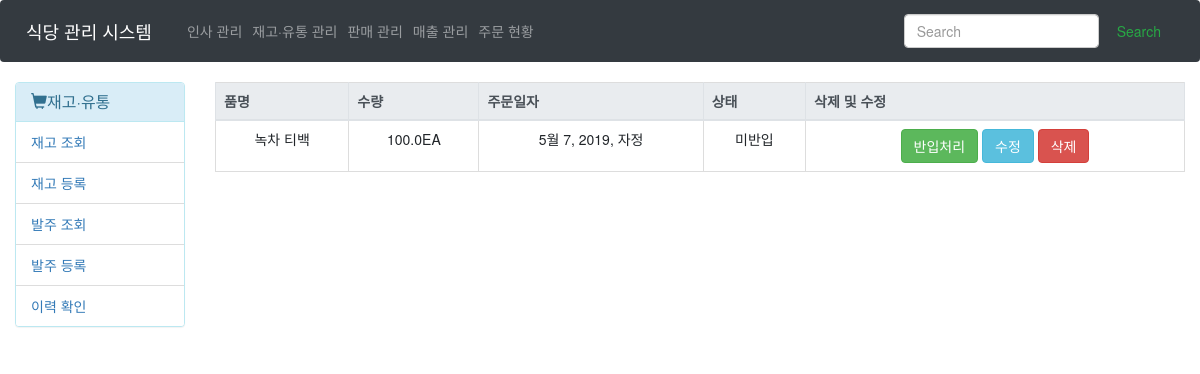
The app's page /Order/Inquiry/ with its own data.
### Main/models.py (models this page shows)
class Order(models.Model):
    o_name = models.CharField(max_length=30, verbose_name="품명")
    o_count = models.FloatField(verbose_name="수량")
    o_unit = models.CharField(max_length=10, verbose_name='단위', blank=True, null=True)
    o_order_at = models.DateTimeField(verbose_name='주문일자')
    o_status = models.BooleanField(verbose_name='상태', default=False)

### Main/views.py (the view)
# urls.py: path('Order/Inquiry/', views.readOrders, name='readOrders'),
def readOrders(request):
    try:
        Orders = Order.objects.all()
    except Exception as e:
        Orders = None
    return render(request, 'Main/Order/Order_read_items.html',{
        'Orders' : Orders,
    })

### Main/templates/Main/Order/Order_read_items.html (shortened to what this page needs)
{% extends 'Main/Stock/main.html' %}
{% load Stock %}
{% block content %}
    <table class="table table-bordered text-center">
    <thead class="thead thead-light">
        <th>품명</th>
        <th>수량</th>
        <th>주문일자</th>
        <th>상태</th>
        <th>삭제 및 수정</th>
    </thead>
    <tbody>
    {% if Orders %}
        {% for order in Orders %}
        <tr>
            <td>{{order.o_name}}</td>
            <td>{{order.o_count}}{{order.o_unit}}</td>
            <td>{{order.o_order_at}}</td>
            {% if order.o_status == True %}
                <td>반입</td>
            {% else %}
                <td>미반입</td>
            {% endif%}
            <td>
                <input class="btn btn-success" type="button" value="반입처리" onclick="IncomingOrder({{order.pk}});">
                <form action="{% url 'main:updateOrder' order.pk %}" method="GET" style="display : inline;">
                    <input type="submit" class="btn btn-info" value="수정">
                </form>
                <form name="delete" method="POST" style="display : inline;">
                    <input type="button" class="btn btn-danger" value="삭제" onclick="o_isDelete({{order.pk}})">
                </form>
            </td>
        </tr>
        {% endfor %}
    {% else %}
        <td colspan="5">발주 항목이 없습니다.</td>
    {% endif %}
    </tbody>
    </table>
{% endblock %}

### records on screen
Order: o_name "녹차 티백", o_count "100.0", o_unit "EA", o_order_at "5월 7, 2019, 자정", o_status "미반입"
